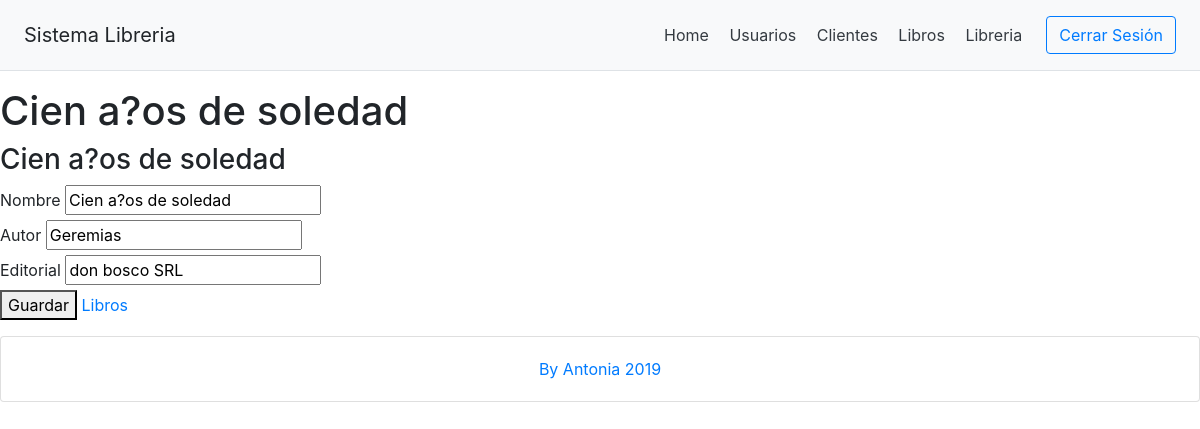
/?c=Libro&a=Crud&id=1, run on the app's committed database.
### tables this page shows
CREATE TABLE `libro` (
  `id` int(11) NOT NULL AUTO_INCREMENT,
  `nombre` varchar(255) DEFAULT NULL,
  `autor` varchar(255) DEFAULT NULL,
  `editorial` varchar(255) DEFAULT NULL,
  PRIMARY KEY (`id`)
);

### controllers/libro.controller.php (called while the page is built, shortened)
<?php
require_once 'models/libro.php';
class LibroController{
    private $model;
    public function __CONSTRUCT(){
        $this->model = new Libro();
    }
    public function Crud(){
        $alm = new Libro();
        if(isset($_REQUEST['id'])){
            $alm = $this->model->Obtener($_REQUEST['id']);
        }
        require_once 'views/header.php';
        require_once 'views/libro/libro-editar.php';
        require_once 'views/footer.php';
    }
}

### models/database.php (called while the page is built)
<?php
class Database{
    public static function StartUp()
    {
        $pdo = new  PDO('mysql:host=localhost;dbname=mvc_pdo_crud;charset=utf8','root','');
        $pdo->setAttribute(PDO::ATTR_ERRMODE, PDO::ERRMODE_EXCEPTION);
        return $pdo;
    }
}

### models/libro.php (called while the page is built, shortened)
<?php
class Libro
{
    private $pdo;
public function __CONSTRUCT()
{
    try
    {
        $this->pdo = Database::StartUP();
    }
    catch(Exception $e)
     {
        die($e->getMessage());
    }
}
public function Obtener($id)
{
    try
    {
        $stm = $this->pdo
              ->prepare("SELECT * FROM libro WHERE id = ?");
        $stm->execute(array($id));
        return $stm->fetch(PDO::FETCH_OBJ);
    }catch(Exception $e)
    {
        die($e->getMessage());
    }
}
}

### views/libro/libro-editar.php (the view, shortened to what this page needs)
<h1>
   <?php echo $alm->id != null ? $alm->nombre : 'Nuevo Registro'; ?>
</h1>
<h3>
    <?php echo $alm->id != null ? $alm->nombre : 'Nuevo Registro'; ?>
    </h3>
   <form action="?c=Libro&a=Guardar" method="post">
    <label>Nombre</label>
    <input type="text" name="Nombre" value="<?php echo $alm->nombre;?>" placeholder="Ingrese su Nombre"/><br>
    <label>Autor</label>
    <input type="text" name="Autor" value="<?php echo $alm->autor;?>" placeholder="Ingrese su CI"/><br>
    <label>Editorial</label>
    <input type="text" name="Editorial" value="<?php echo $alm->editorial;?>" placeholder="Ingrese su Telefono"/><br>
     <hrm />
     <div>
       <button>Guardar</button>
       <a href="?c=Libro">Libros</a>
       </div>
   </form>

### data on the page
libro: nombre "Cien a?os de soledad", Nombre "Cien a?os de soledad", Autor "Geremias", Editorial "don bosco SRL"
